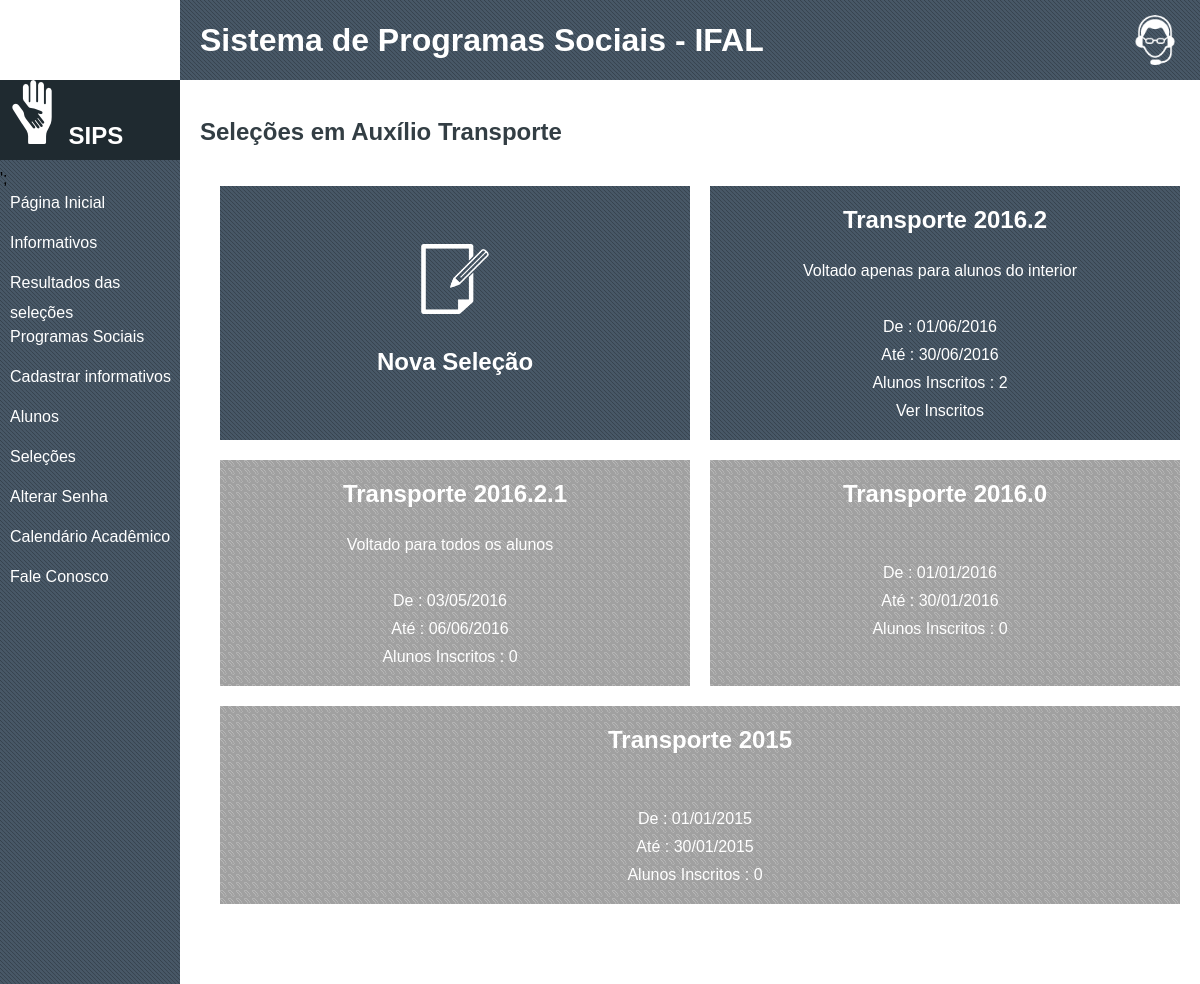
/selecao.php?idProg=3 (signed in), run on the app's committed database.
### tables this page shows
CREATE TABLE `programa` (
  `id_programa` int(11) NOT NULL,
  `nome` varchar(80) NOT NULL,
  `valor` decimal(18,2) NOT NULL,
  `descricao` varchar(300) NOT NULL,
  `imagem` varchar(150) DEFAULT 'default.png'
);

CREATE TABLE `selecao` (
  `id_selecao` int(11) NOT NULL,
  `id_programa` int(11) NOT NULL,
  `nome` varchar(30) NOT NULL,
  `descricao` varchar(300) NOT NULL,
  `dt_inicio` date NOT NULL,
  `dt_termino` date NOT NULL
);

### php/conexao_banco.php (called while the page is built)
<?php
class Conexao{
	public function conectar(){
		try {
			$conexao = new PDO('mysql:host=localhost;dbname=sips;charset=utf8', 'root', '');
	        $conexao->setAttribute(PDO::ATTR_ERRMODE, PDO::ERRMODE_EXCEPTION);
	        return $conexao;
		} catch (PDOException $e) {
			 header("Location: ..\\erro.php");
		}
	}
}
?>

### selecao.php (the view, shortened to what this page needs)
<!DOCTYPE html>
<html>
<head>
	<link rel="stylesheet" type="text/css" href="css/base.css">
</head>
<body>
	<?php
		$id_prog = isset($_GET['idProg']) ? $_GET['idProg'] : NULL;
		$matricula = isset($_SESSION['matricula']) ? $_SESSION['matricula'] : NULL;
	 ?>
	<div id="global">
		<?php
		 	include("php/main.php");
		 	include("php/menu.php");
		 ?>
		<div class="content">
			<section>
			<?php
				include("php/conexao_banco.php");
				$conexao_consulta = new Conexao();
				$retorna_nome = $conexao_consulta->conectar()->query("SELECT nome FROM programa WHERE id_programa = '$id_prog' ");
				$nome_prog = $retorna_nome->fetchAll(PDO::FETCH_ASSOC);
				echo '<h1>Seleções em '.$nome_prog[0]["nome"].'</h1>';
			 ?>
			</section>
			<section>
				<?php
				echo "<ul class='selecao'>";
					$tipoUsuario = isset($_SESSION['tipo_usuario']) ? $_SESSION['tipo_usuario'] : NULL;
					if ($tipoUsuario == 2 ) {
							echo "<li >
								<a href='criar-selecao.php?idProg=$id_prog'>
									<div>
										<img src='img/new128.png' id=novo>
										<h2>Nova Seleção</h2>
									</div>
								</a>
							</li>";
						}
		  			$consulta = $conexao_consulta->conectar()->query("select * from selecao WHERE id_programa = '$id_prog' order by dt_termino desc");
		  			while ($linha = $consulta->fetch(PDO::FETCH_ASSOC)) {
						$dt_atual = DateTime::createFromFormat('Y-m-d',date('Y-m-d'));
		  				$dt_inicio =  DateTime::createFromFormat('Y-m-d', $linha['dt_inicio']);
		  				$dt_termino = DateTime::createFromFormat('Y-m-d', $linha['dt_termino']);
		  				$tagBotao="";
		  				if ($tipoUsuario == 1) {
		  					$dados = $conexao_consulta->conectar()->query("SELECT * FROM selecao_usuario WHERE id_selecao = {$linha['id_selecao']} AND matric_usuario = '$matricula'");
          					$query = $dados->fetchAll(PDO::FETCH_ASSOC);
					         if(count($query)){
					         	$tagBotao = "<p>Inscrito!</p>";
					         }else{
					         	$tagBotao = "<p><a href='php/usuario-selecao.php?id_selecao={$linha['id_selecao']}&id_prog=$id_prog'>Inscrever-se</a><p>";
					         }
		  				}
		  				 else if($tipoUsuario == 2){
		  				 	$tagBotao = "<p><a href='alunos-selecao.php?id_selecao={$linha['id_selecao']}'>Ver Inscritos</a><p>";
		  				 }
		  				$tagLi = "<li>";
		  				if (strtotime($dt_termino->format('d-m-Y')) < strtotime($dt_atual->format('d-m-Y'))) {
		  					$tagLi = "<li class='encerrado'>";
		  					$tagBotao="";
		  				}
		  				$query_alunos = $conexao_consulta->conectar()->query("SELECT count(id_selecao) qtd FROM selecao_usuario WHERE id_selecao = {$linha['id_selecao']}");
          					$query_qtd_alunos = $query_alunos->fetchAll(PDO::FETCH_ASSOC);
          					$qtd_alunos = $query_qtd_alunos[0]["qtd"];
					    echo $tagLi."
					    		<div>
									<h2>{$linha['nome']}</h2><br>
									<p>{$linha['descricao']}</p><br>
									<p>De : ".$dt_inicio->format('d/m/Y')."</p>
									<p>Até : ".$dt_termino->format('d/m/Y')."</p>
									<p>Alunos Inscritos : {$qtd_alunos}</p>"
									.$tagBotao."
								</div>
						</li>";
					}
					echo '</ul>';
				?>
			</section>
		</div>
	</div>
</body>
</html>

### css/base.css (style rules this page uses)
* { margin: 0; padding: 0; border: none; list-style: none; text-decoration: none; box-sizing:border-box; font-family: "arial"; }
p { margin: 10px 10px 10px 0; }
#corpo .content { padding: 20px; }
section { margin-bottom: 40px; color: #333E44; }
#global { margin: 0; }
.selecao { display: -webkit-flex; display: flex; -webkit-flex-wrap: wrap; }
.selecao li { text-align: center; background: url('../img/background.png') repeat; color: white; flex-grow: 1; width: 400px; margin-left: 20px; margin-bottom: 20px; padding-bottom: 10px; }
.selecao li.encerrado { background: url('../img/backInativo.png') repeat; }
.selecao img { width: 70px; margin-top: 20px; margin-bottom: 10px; }
.selecao img#novo { margin-top: calc((50% - 120px)/2); }
.selecao h2 { margin-top: 20px; }
.selecao a { color: white; text-decoration: none; width: 100%; }

### data on the page
programa: nome "Auxílio Transporte"
selecao: nome "Transporte 2016.2", descricao "Voltado apenas para alunos do interior", dt_inicio "01/06/2016", dt_termino "30/06/2016", qtd_alunos "2"
selecao: nome "Transporte 2016.2.1", descricao "Voltado para todos os alunos", dt_inicio "03/05/2016", dt_termino "06/06/2016", qtd_alunos "0"
selecao: nome "Transporte 2016.0", dt_inicio "01/01/2016", dt_termino "30/01/2016", qtd_alunos "0"
selecao: nome "Transporte 2015", dt_inicio "01/01/2015", dt_termino "30/01/2015", qtd_alunos "0"
